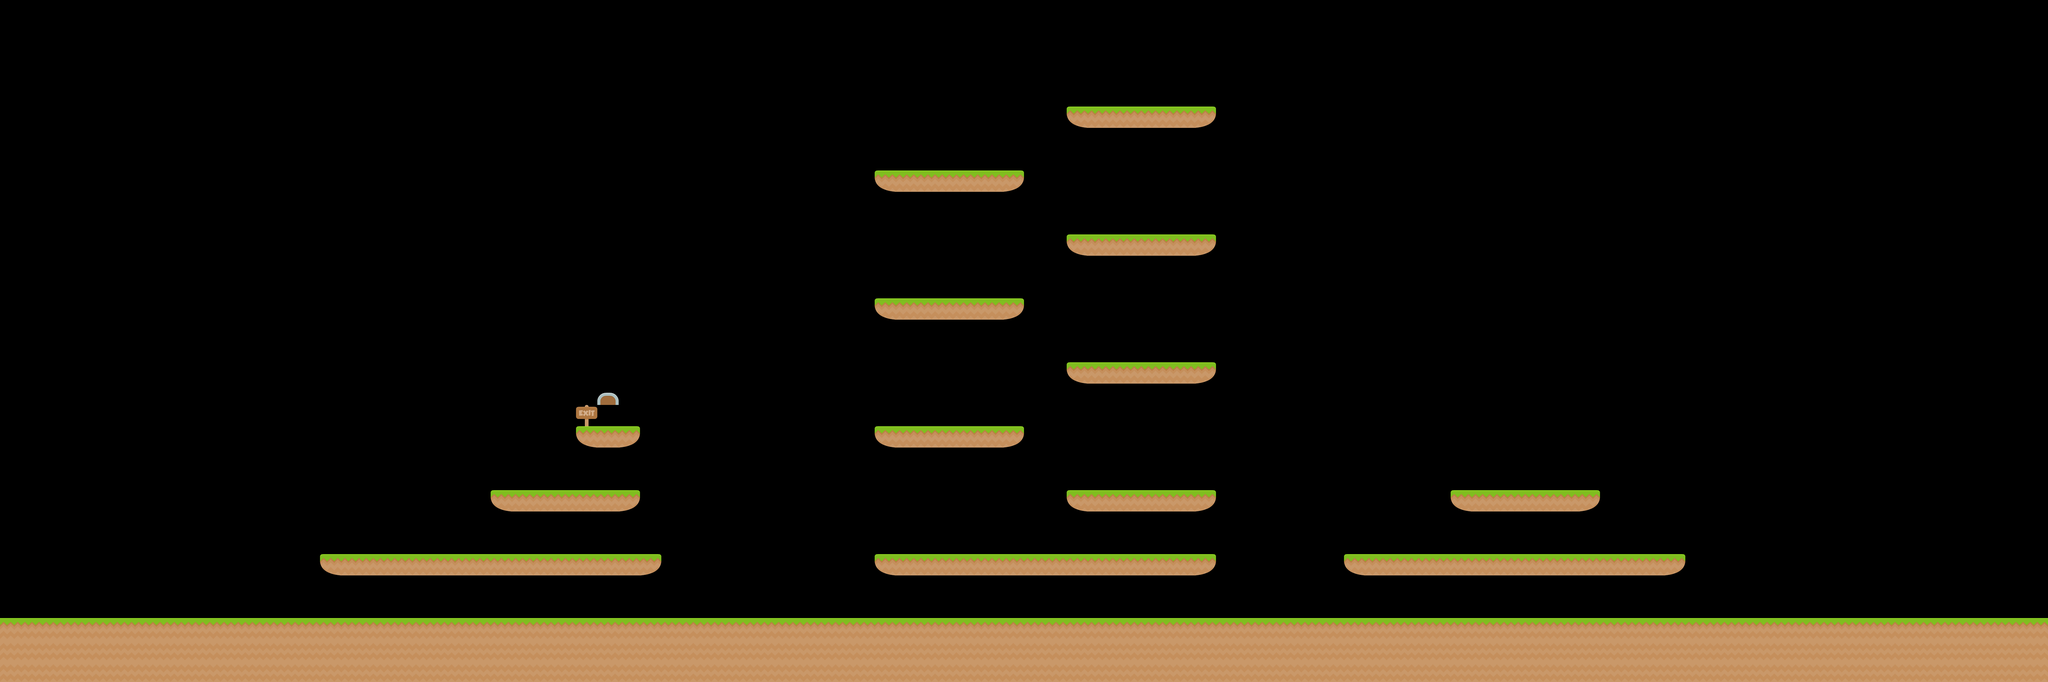

Tiled map render using the project's own tile images. Description and the map definition, with tile-layer contents summarised, below:
An orthogonal 96x32 tile map with 70x70 px tiles, 1 tile layer (Tile Layer 1) and 19 objects (14x box, portal, occluder, character).

<map version="1.0" orientation="orthogonal" width="96" height="32" tilewidth="70" tileheight="70">
 <tileset firstgid="1" name="elements" tilewidth="70" tileheight="70" spacing="2">
  <image source="../textures/elements.png" width="914" height="936" />
 </tileset>
 <layer name="Tile Layer 1" width="96" height="32">
  <data>[3072 cells, 404 non-empty, 6 distinct tile ids]</data>
 </layer>
 <objectgroup name="Object Layer 1" width="96" height="32">
  <object type="box" x="0" y="2030" width="6720" height="210" />
  <object type="box" x="1050" y="1820" width="1120" height="70" />
  <object type="portal" gid="82" x="1960" y="1400">
   <properties>
    <property name="target" value="test2.json" />
    <property name="target_x" value="" />
    <property name="target_y" value="" />
   </properties>
  </object>
  <object type="box" x="1610" y="1610" width="490" height="70" />
  <object type="box" x="1890" y="1400" width="210" height="70" />
  <object type="box" x="3500" y="1610" width="490" height="70" />
  <object type="box" x="2870" y="1820" width="1120" height="70" />
  <object type="box" x="4410" y="1820" width="1120" height="70" />
  <object type="box" x="4760" y="1610" width="490" height="70" />
  <object x="0" y="70" width="70" />
  <object x="0" y="3360" />
  <object type="box" x="2870" y="1400" width="490" height="70" />
  <object type="box" x="3500" y="1190" width="490" height="70" />
  <object type="box" x="2870" y="980" width="490" height="70" />
  <object type="box" x="3500" y="770" width="490" height="70" />
  <object type="box" x="2870" y="560" width="490" height="70" />
  <object type="box" x="3500" y="350" width="490" height="70" />
  <object type="occluder" gid="67" x="70" y="2030" />
 </objectgroup>
 <objectgroup name="Movables" width="96" height="32">
  <object name="character" type="character" x="1470" y="1960" width="70" height="70">
   <properties>
    <property name="prova" value="prova" />
   </properties>
  </object>
 </objectgroup>
</map>
